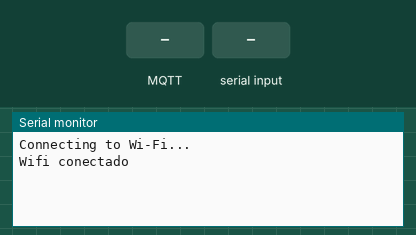
A sketch run on a simulated ESP32. Parts: the last lines printed to the serial monitor. The inputs (shaded band) are chosen by the test bench. WiFi joins after 1.5 s; servers stay silent unless stated; no MQTT or app messages arrive unless stated.

Above: at 1.2 s.
1.3 s: MQTT message "0" arrives on the first subscribed topic
At 2.3 s:
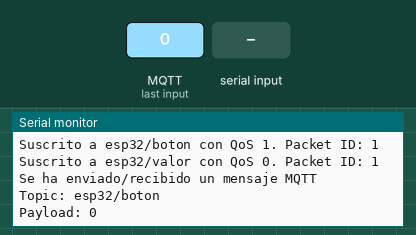
3.0 s: "90,45\n" received over Serial
At 4.3 s:
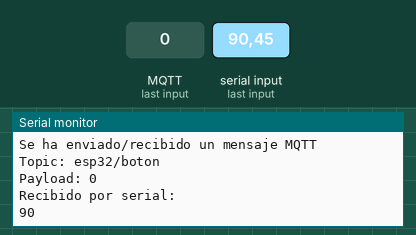
5.1 s: MQTT message "on" arrives on the first subscribed topic
At 5.6 s:
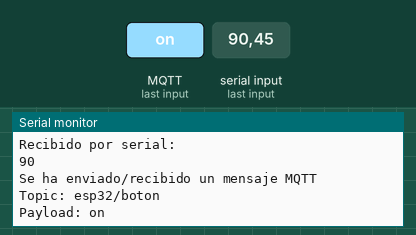
6.6 s: MQTT message "off" arrives on the first subscribed topic
At 7.8 s:
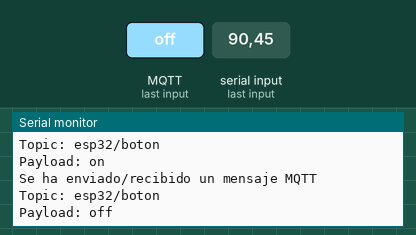
8.1 s: MQTT message "0" arrives on the second subscribed topic
At 9.1 s:
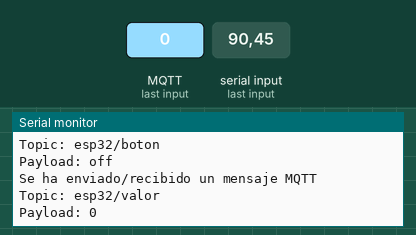

The sketch:

pruebas_MQTT.ino
```cpp
#include <WiFi.h>
extern "C" {
	#include "freertos/FreeRTOS.h"
	#include "freertos/timers.h"
}
#include <AsyncMqttClient.h>

#define WIFI_SSID "dos-desktop"
#define WIFI_PASSWORD "8RlGCKQL"

#define MQTT_HOST IPAddress(192, 168, 7, 217)
#define MQTT_PORT 1883

AsyncMqttClient mqttClient;
TimerHandle_t mqttReconnectTimer;
TimerHandle_t wifiReconnectTimer;

void connectToWifi() {
  Serial.println("Connecting to Wi-Fi...");
  WiFi.begin(WIFI_SSID, WIFI_PASSWORD);
}

void connectToMqtt() {
  Serial.println("Connecting to MQTT...");
  mqttClient.connect();
}

void WiFiEvent(WiFiEvent_t event) {
    Serial.printf("[WiFi-event] event: %d\n", event);
    switch(event) {
    case SYSTEM_EVENT_STA_GOT_IP:
        Serial.println("WiFi connected");
        Serial.println("IP address: ");
        Serial.println(WiFi.localIP());
        connectToMqtt();
        break;
    case SYSTEM_EVENT_STA_DISCONNECTED:
        Serial.println("WiFi lost connection");
        xTimerStop(mqttReconnectTimer, 0); // ensure we don't reconnect to MQTT while reconnecting to Wi-Fi
        xTimerStart(wifiReconnectTimer, 0);
        break;
    }
}

void onMqttConnect(bool sessionPresent) {
  Serial.println("Connected to MQTT.");
  Serial.print("Session present: ");
  Serial.println(sessionPresent);

  uint16_t packetIdSub = mqttClient.subscribe("esp32/boton", 1);
  Serial.print("Suscrito a esp32/boton con QoS 1. Packet ID: ");
  Serial.println(packetIdSub);

  packetIdSub = mqttClient.subscribe("esp32/valor", 0);
  Serial.print("Suscrito a esp32/valor con QoS 0. Packet ID: ");
  Serial.println(packetIdSub);

}

void onMqttDisconnect(AsyncMqttClientDisconnectReason reason) {
  Serial.println("Disconnected from MQTT.");
  if (WiFi.isConnected()) {
    xTimerStart(mqttReconnectTimer, 0);
  }
}

void onMqttSubscribe(uint16_t packetId, uint8_t qos) {
  Serial.println("Subscribe acknowledged.");
  Serial.print("  packetId: ");
  Serial.println(packetId);
  Serial.print("  qos: ");
  Serial.println(qos);
}

void onMqttUnsubscribe(uint16_t packetId) {
  Serial.println("Unsubscribe acknowledged.");
  Serial.print("  packetId: ");
  Serial.println(packetId);
}

void onMqttMessage(char* topic, char* payload, AsyncMqttClientMessageProperties properties, size_t len, size_t index, size_t total) {
  Serial.println("");
  Serial.println("Se ha enviado/recibido un mensaje MQTT");
  Serial.println("Topic: " + String(topic));
  Serial.println("Payload: " + String(payload));
  Serial.println("");
}

void onMqttPublish(uint16_t packetId) {
  Serial.println("Publish acknowledged.");
  Serial.print("  packetId: ");
  Serial.println(packetId);
}

void setup() {
  Serial.begin(115200);
  Serial.println();
  Serial.println();

  mqttReconnectTimer = xTimerCreate("mqttTimer", pdMS_TO_TICKS(2000), pdFALSE, (void*)0, reinterpret_cast<TimerCallbackFunction_t>(connectToMqtt));
  wifiReconnectTimer = xTimerCreate("wifiTimer", pdMS_TO_TICKS(2000), pdFALSE, (void*)0, reinterpret_cast<TimerCallbackFunction_t>(connectToWifi));

  WiFi.onEvent(WiFiEvent);

  mqttClient.onConnect(onMqttConnect);
  mqttClient.onDisconnect(onMqttDisconnect);
  mqttClient.onSubscribe(onMqttSubscribe);
  mqttClient.onUnsubscribe(onMqttUnsubscribe);
  mqttClient.onMessage(onMqttMessage);
  mqttClient.onPublish(onMqttPublish);
  mqttClient.setServer(MQTT_HOST, MQTT_PORT);

  connectToWifi();
  Serial.println("Wifi conectado");
}

void loop() {
  char caracteres[6] = "";

  uint8_t i = 0;
  while (Serial.available() > 0) {
    delay(100);

    caracteres[i] = Serial.read();
    i++;

    if (Serial.available() == 0) {
      unsigned int entero = atoi(caracteres);
      Serial.println("Recibido por serial: ");
      Serial.println(entero);
      mqttClient.publish("esp32/valor", 1, true, String(entero).c_str());
    }
  }
}
```

Measured:
- after the input at 1.3 s, the serial monitor: prints a new line after 0.25 s (image 1)
- after the input at 3.0 s, the serial monitor: prints a new line after 0.60 s (image 2)
- after the input at 5.1 s, the serial monitor: prints a new line at once (image 3)
- after the input at 6.6 s, the serial monitor: prints a new line at once (image 4)
- after the input at 8.1 s, the serial monitor: prints a new line at once (image 5)
